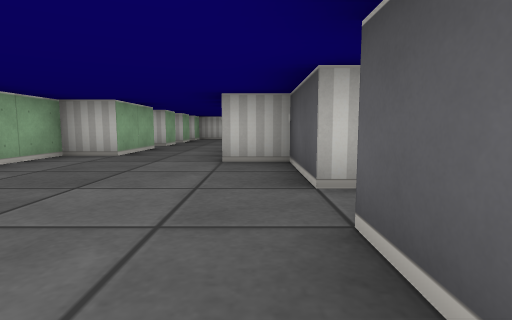
[1] (above)

17 first-person views from a walk through a cub3D maze. The camera is about half as high as the walls, tilts 6° down and sees 80° across. The floor is counted in squares. Each view is taken from the middle of a square. On the plan, view 1 faces up. The plan holds only what a view shows up to about 9 squares ahead; the rest is blank.

[2]
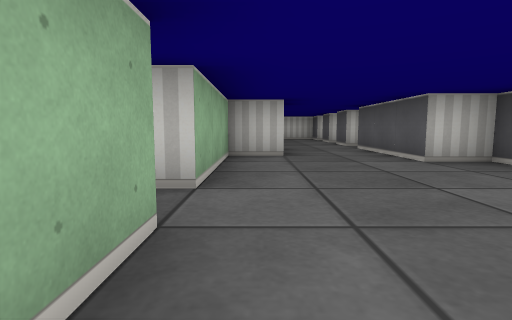

[3]
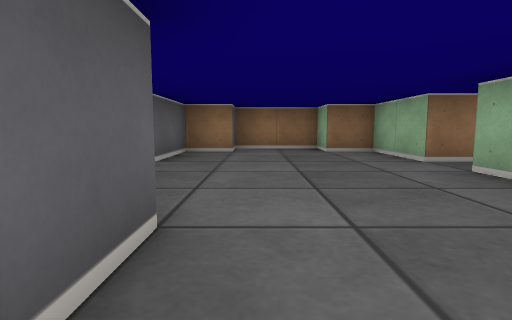

[4]
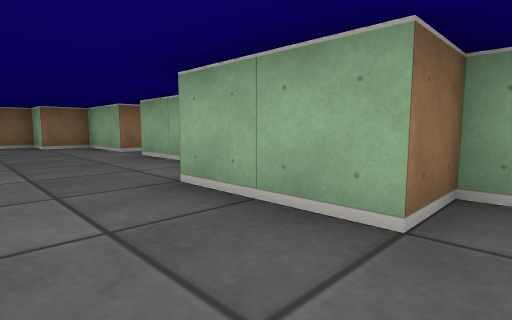

[5]
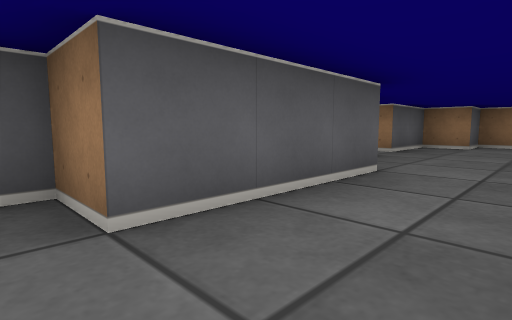

[6]
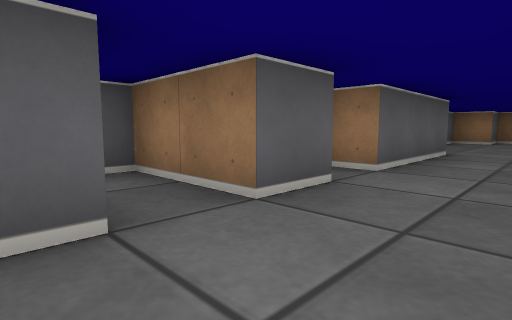

[7]
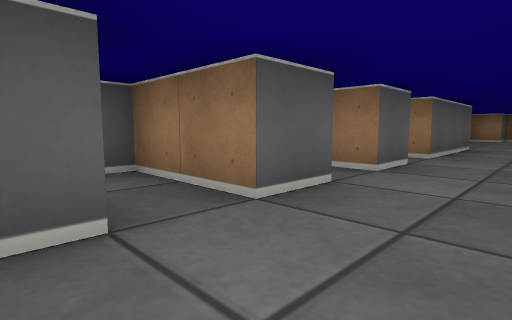

[8]
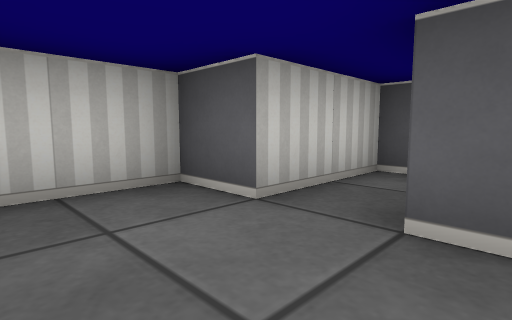

[9]
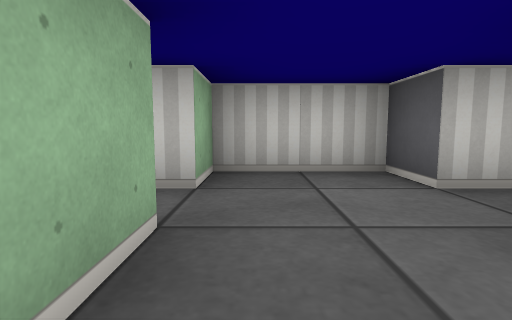

[10]
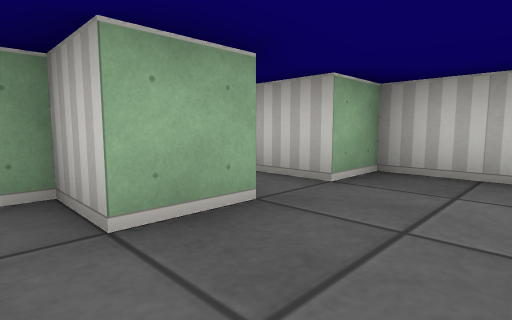

[11]
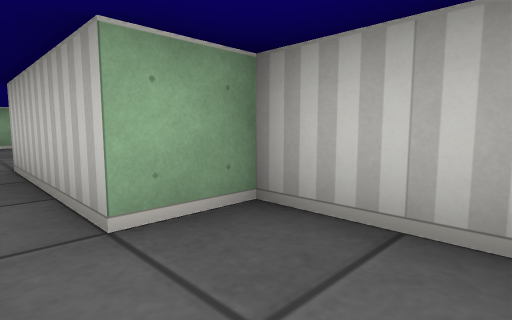

[12]
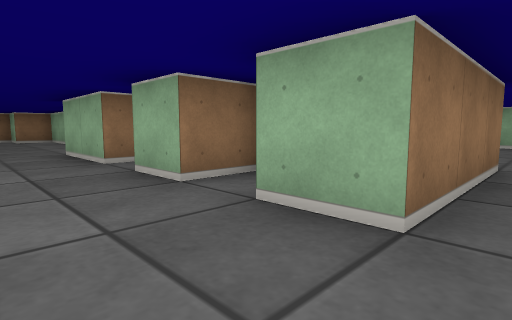

[13]
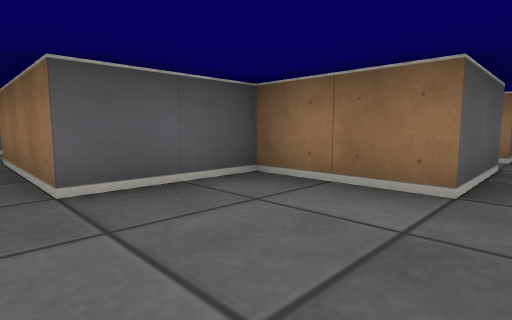

[14]
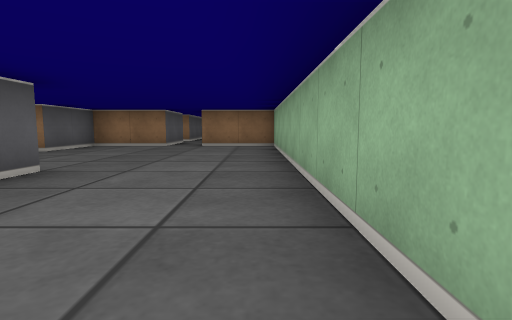

[15]
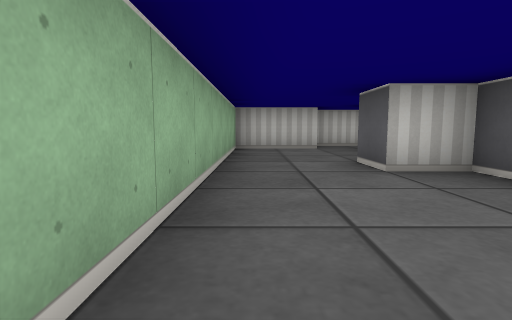

[16]
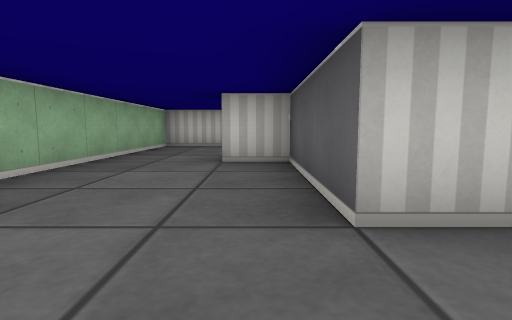

[17]
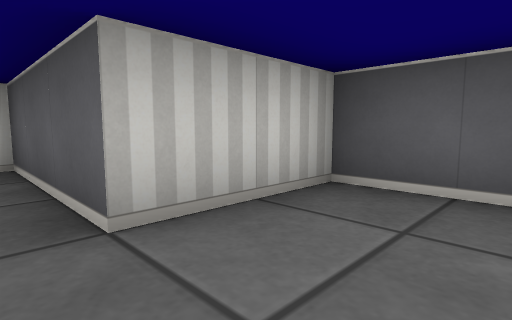

### Floor plan
Ten units are one square. View 1 is at (0, 0); x grows to the right and y downward. Boxes are objects, and circles mark ways between rooms. Rooms are numbered by the first view taken in them; rooms with no view inside come last. Other rooms are left out.
<svg viewBox="-110 -220 130 240">
<path fill="none" stroke="#000" d="M5 -25 5 -45 -5 -45 -5 -75 5 -75 5 -79M-35 -15 -35 5 -25 5 -25 15 -5 15 -5 5 5 5 5 -15 9 -15M-36 -75 -25 -75 -25 -55 -35 -55 -35 -25M-5 -104 -5 -115M-5 -84 -5 -95 15 -95 15 -99M-25 -115 -25 -105 -35 -105 -35 -101M-35 -95 -25 -95 -25 -85M-5 -115 15 -115 15 -125 -5 -125 -5 -135 -25 -135 -25 -125M-55 -131 -55 -145 -75 -145 -75 -175 -85 -175 -85 -185M-75 -95 -55 -95 -55 -115 -25 -115M-25 -125 -55 -125M-84 -215 -105 -215 -105 -95 -85 -95"/>
<circle cx="-15" cy="-90" r="3" fill="#2a7"/>
<circle cx="-15" cy="-110" r="3" fill="#2a7"/>
<circle cx="-30" cy="-120" r="3" fill="#2a7"/>
<text x="-10" y="-30">1</text>
<text x="-10" y="-100">2</text>
<text x="-10" y="-120">3</text>
<text x="-80" y="-150">4</text>
</svg>
Room 1 opens to room 2. Room 2 opens to room 3. Room 3 opens to room 4.

Where each view was taken, in squares from view 1:
view 1: 0 up, 0 right, facing up
view 2: 0 up, 3 left, facing up
view 3: 6 up, 1 left, facing down
view 4: 8 up, 1 left, facing down-left
view 5: 8 up, 2 left, facing down-right
view 6: 11 up, 2 left, facing down-right
view 7: 13 up, 2 left, facing down-right
view 8: 11 up, 2 left, facing up-right
view 9: 10 up, 2 left, facing up
view 10: 10 up, 1 left, facing up-left
view 11: 12 up, 1 left, facing up-left
view 12: 12 up, 1 left, facing down-left
view 13: 12 up, 8 left, facing down-right
view 14: 18 up, 10 left, facing down
view 15: 14 up, 10 left, facing up
view 16: 13 up, 8 left, facing up
view 17: 13 up, 8 left, facing up-right
